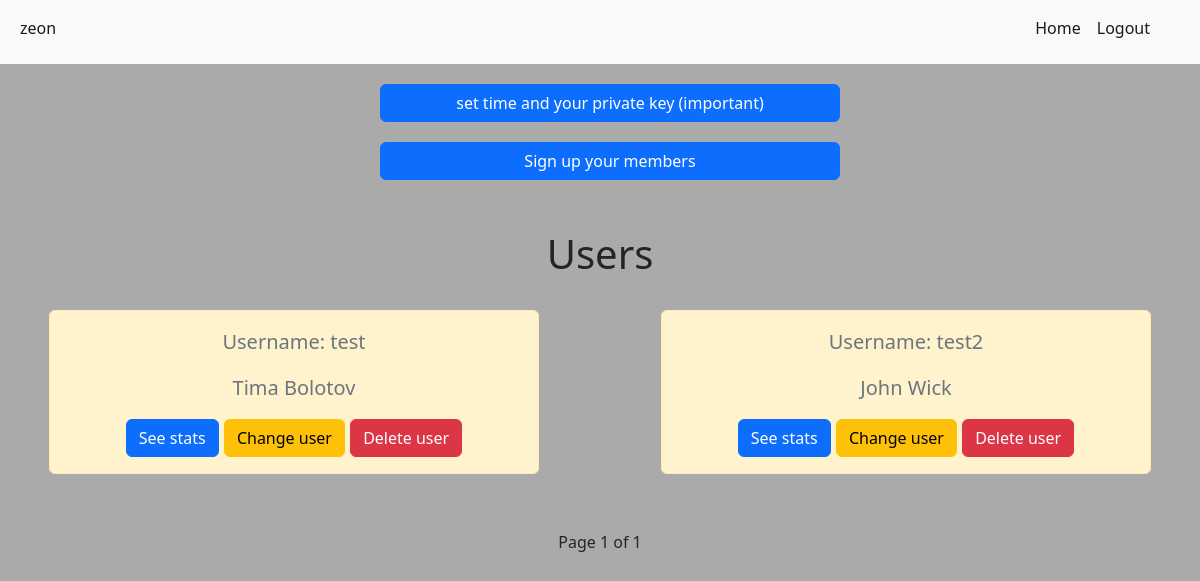
Before: /accounts/company/1 (signed in) with the older database file.
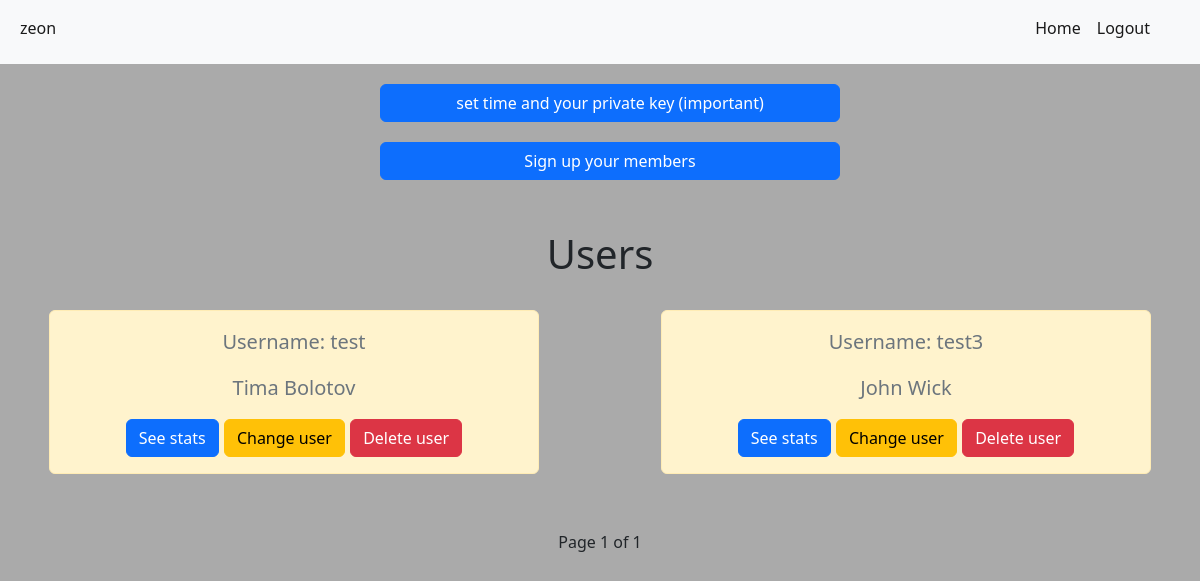
After: the same page with the newer database file.
### accounts/models.py (models this page shows)
class Member(models.Model):
    member = models.OneToOneField(CustomUser, on_delete=models.CASCADE, primary_key=True)
    company_id = models.ForeignKey(Company, on_delete=models.CASCADE, null=True)
    description = models.TextField(blank=True, null=True)

class CustomUser(AbstractUser):
    is_member = models.BooleanField("member status", default=False)
    is_company = models.BooleanField("company status", default=False)
    objects = CustomUserManager()

### accounts/permissions.py (the view)
		def wrapper_func(request, *args, **kwargs):
			if request.user.is_company:
				return view_func(request, *args, **kwargs)
			else:
				raise PermissionDenied

### accounts/permissions.py (called while the page is built)
def company_allowed():
	def decorator(view_func):
		def wrapper_func(request, *args, **kwargs):
			if request.user.is_company:
				return view_func(request, *args, **kwargs)
			else:
				raise PermissionDenied
		return wrapper_func
	return decorator

### accounts/views.py (called while the page is built)
@company_allowed()
def accountCompanyPage(request, page=1):
    data = Member.objects.filter(company_id=request.user.id)
    paginator = Paginator(data, 6)
    try:
        data = paginator.page(page)
    except EmptyPage:
        data = paginator.page(paginator.num_pages)
    return render(request, "accounts/companyMainPage.html", {"data": data})

### accounts/templates/accounts/companyMainPage.html (shortened to what this page needs)
{% extends "accounts/base.html" %}
{% block content %}
<div class="main-company-page-interact">
    <a href="{% url 'setTime' %}" class="set-time-companies btn btn-primary">set time and your private key (important)</a>
    <a href="{% url 'mem_signup' %}" class="set-time-companies btn btn-primary">Sign up your members</a>
</div>
<div class="main-user-list ">
    <h1>Users</h1>
    <div class="row row-cols-1 row-cols-md-2  row-cols-lg-3 row-cols-xl-2 g-4">
        {% for each in data %}
            <div class="alert alert-warning mt-5 user-from-list fs-5 text-muted col">
                <p>Username: {{ each.member }}</p>
                <p style="text-transform: capitalize;">{{ each.member.first_name }} {{ each.member.last_name }}</p>
                <a href="{% url 'userWorktime' user=each.member page=1 %}" class="btn btn-primary">See stats</a>
                <a href="{% url 'changeUser' id=each.member.id %}" class="btn btn-warning">Change user</a>
                <a href="{% url 'deleteUser' id=each.member.id %}" class="btn btn-danger">Delete user</a>
            </div>
        {% endfor %}
    </div>
    <div class='pagination justify-content-center'>
        <span class='mx-4'>
        Page {{ data.number }} of {{ data.paginator.num_pages }}
        </span>
    </div>
</div>
{% endblock %}

Changed rows visible on the page:
changed Member "John": member "test2" → "test3"
